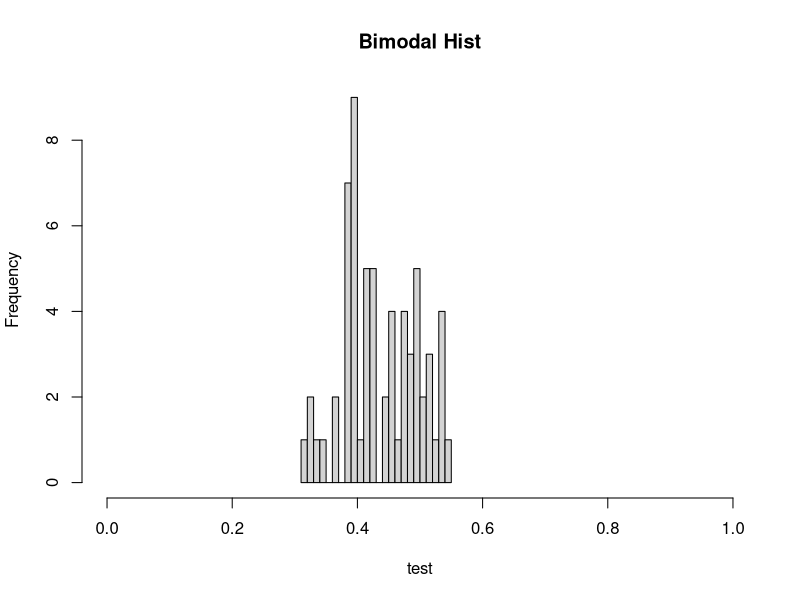
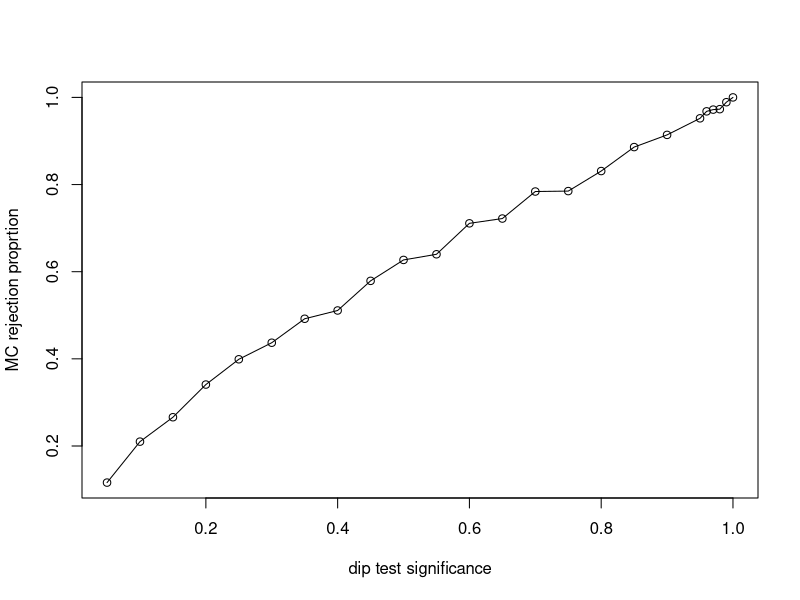
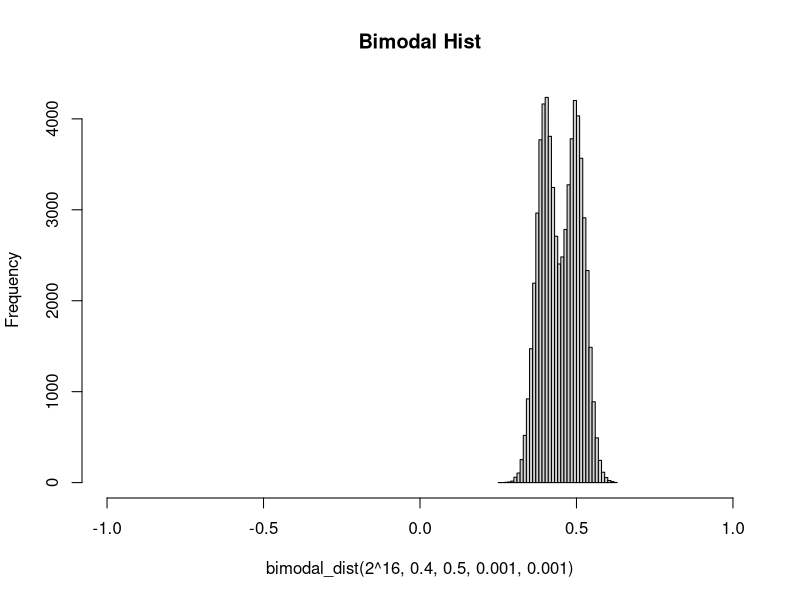

These figures' R source, in order:


library(diptest)

bimodal_dist <- function(n,mode_1,mode_2,var_1,var_2){
  data <- c()
  for(i in c(1:n)){
    data[i]<- sample(c(rnorm(1,mode_1,sqrt(var_1)),rnorm(1,mode_2,sqrt(var_2))),1)
  }
  return(data)
}

test<- bimodal_dist(2^6,0.4,0.5,0.001,0.001)
dip.test(test)$p.value

hist(test, breaks =32,xlim = c(0,1),main = "Bimodal Hist")

monte_carlo_bimodal <- function(runs,dip_test_significance,n,mode_1,mode_2,var_1,var_2){
  count <-  0
  for(i in 1:runs){
    if(i %% 100 ==0){
      print(paste("run :", i))
      print(count)
    }
    estimate <- bimodal_dist(n,mode_1,mode_2,var_1,var_2)
    pvalue<-dip.test(estimate)$p.value
    if( pvalue<= dip_test_significance){
    count <- count+ 1
     #print("reject")
    }
  }
  proportion_of_rejections <- count/runs
  return(proportion_of_rejections)
}

monte_carlo_bimodal(1000,0.65,2^6,0.4,0.5,0.1,0.1)

runs = 1000
sig_levels <-  c(seq(0.05,0.95,by = 0.05),seq(0.96,1,by = 0.01))
alphas_bimodal <-c()
index <- 1

for(sig in sig_levels){
  test <- monte_carlo_bimodal(runs,sig,2^6,0.4,0.5,0.001,0.001)
  print(paste("dip_test_significance:" ,sig))
  print(test)
  alphas_bimodal[index] <- test
  index <- index + 1 
}

plot(sig_levels,alphas_bimodal,type = "o",
     xlab="dip test significance", ylab= "MC rejection proprtion")

hist(bimodal_dist(2^16,0.4,0.5,0.001,0.001), breaks =32,xlim = c(-1,1),main = "Bimodal Hist")
